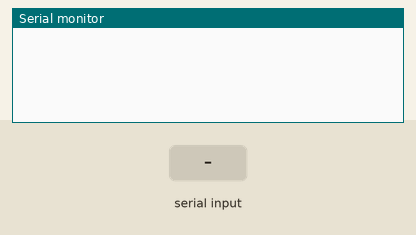
Bench run of a program on a simulated Arduino Uno, built with avr-gcc and run on an emulated ATmega328P. Shown: the last lines printed to the serial monitor. Inputs (shaded band) come from the test bench. No radio packets arrive unless stated.

Above: at 1.2 s.
1.3 s: "t;1\n" received over Serial
At 2.6 s:
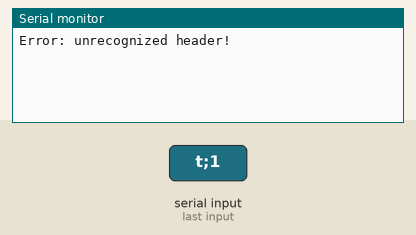
3.8 s: "S90\n" received over Serial
At 6.0 s:
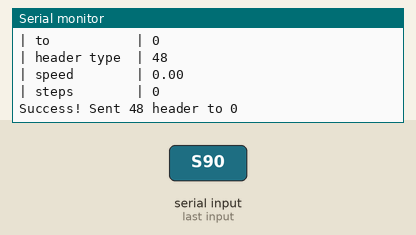
6.3 s: "M90\n" received over Serial
At 8.1 s:
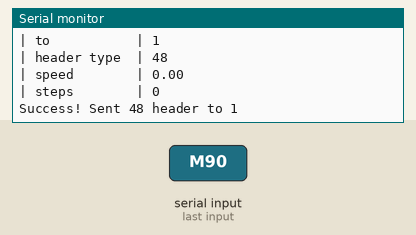

Measured:
- after the input at 1.3 s, the serial monitor: prints a new line after 1.0 s (image 1)
- after the input at 3.8 s, the serial monitor: prints a new line after 1.0 s (image 2)
- after the input at 6.3 s, the serial monitor: prints a new line after 1.0 s (image 3)

The program:

main.cpp
```cpp
/* ======= Command format ======== *
 *
 * [MessageType];[PumpCommand];to=[node id];s=[speed];p=[position]
 *                            ^-------command parameters---------^
 *
 *  param       range               notes
 *  -----       -----               -----
 *  MessageType described below
 *  PumpCommand described below
 *  to          1-15                see config.h
 *  s           0.0 - 4000.0
 *  p           -1E6 - 1E6          limit switches ensure pump will not exceed max/min position
 *
 * ========= Message Type ======== *
 *  header      action
 *  ------      ------
 *  S           Send command to single pump
 *  M           Send command to all pumps in network
 *
 * ==== Pump Command headers ===== *
 *  header      action
 *  ------      ------
 *  Q           Adds command to queue
 *  G           Immediately executes command
 *  F           Finds max position
 *  B           Finds home position
 *  R           Run first command in queue
 *  C           Runs to relative position
 *  G           Runs to absolute position
 *  H           Home
 *  S           Stop
 *  L           Get max length
 *  P           Get position
 *  M           Set max length
 *  N           Set position
 *  Q           Add to Queue
 *  X           Clear Queue
 *
 */

#include <Arduino.h>
#include <RF24Network.h>
#include <RF24.h>
#include <QueueArray.h>
#include <main.h>
#include <config.h>

RF24 radio(cePin, csPin);
RF24Network network(radio);
QueueArray<CommandToSend> networkCommandQueue;
QueueArray<ReceivedData> dataQueue;

unsigned long timeOfLastSerial;

void relayMessageSerial(ReceivedData data);

void sendSerialData();

void setup() {
    Serial.begin(115200);

    // RF24 network setup
    this_node = node_address_set[NODE_ADDRESS];
    radio.begin();
    radio.setPALevel(RF24_PA_LOW);
    radio.setDataRate(RF24_2MBPS);
    network.begin(90, this_node);

}

void loop() {
    network.update();

    // ===============Receiving=============== //

    if (Serial.available()) handleSerial();
    if (network.available()) handleNetwork();

    // ================Sending================ //

    // send the current position over the network if time since last message = NETWORK_THROTTLE and pump is running.

    if (millis() - timeOfLastMessage > NETWORK_THROTTLE) sendNetworkMessage();
    if (millis() - timeOfLastSerial > SERIAL_THROTTLE) sendSerialData();


}


//region Serial Input

void handleSerial() {

    char serialBuffer[50];
    Serial.readBytes(serialBuffer, 50);
    unsigned char header = serialBuffer[0];
    switch (header) {
        case 'S': createCommand(serialBuffer, SINGLE);        break;
        case 'M': createCommand(serialBuffer, MULTI);         break;
        default:  sendSerialError(UNRECOGNIZED_HEADER);       break;
    }
}

//endregion

//region Network input

void handleNetwork() {
    unsigned long timeOfMessage = micros();
    RF24NetworkHeader header;
    long message;
    network.read(header, &message, sizeof(message));
    switch (header.type){
        case 'E': sendSerialError(static_cast<ErrorType>(message)); break;
        default: dataQueue.enqueue({timeOfMessage, header, message}); break;
    }
}

void relayMessageSerial(ReceivedData data) {
    Serial.println(data.toString());
}

//endregion

//region Network output

void sendNetworkMessage() {
    if (!networkCommandQueue.isEmpty()) {
        CommandToSend commandToSend = networkCommandQueue.dequeue();
        bool ok;
        printCommandOverSerial(commandToSend, "Sending command");

        uint16_t to = node_address_set[commandToSend.header.to];
        RF24NetworkHeader header(to, commandToSend.header.type);

        switch (commandToSend.messageType) {
            case SINGLE:
                ok = network.write(header, &commandToSend.command, sizeof(commandToSend.command));
                break;
            case MULTI:
                ok = network.multicast(header, &commandToSend.command, sizeof(commandToSend.command), 1);
                break;
            default:
                break;
        }
        if (ok) {
            Serial.print("Success! Sent ");
            Serial.print(commandToSend.header.type);
            Serial.print(" header to ");
            Serial.println(commandToSend.header.to);
        }
        else    {
            Serial.print("Error sending ");
            Serial.print(commandToSend.header.type);
            Serial.print(" header to ");
            Serial.println(commandToSend.header.to);
        }
    }

    timeOfLastMessage = millis();
}

//endregion

//region Parsers

void createCommand(char *message, MessageType type) {
    if (networkCommandQueue.isFull()) sendSerialError(NETWORK_QUEUE_FULL);
    CommandToSend commandToSend = parseCommand(message);
    if (type == MULTI) commandToSend.header.to = 01;
    commandToSend.messageType = type;
    networkCommandQueue.push(commandToSend);

    // Uncomment below for debugging
    //printCommandOverSerial(commandToSend, "Pushed command");
}

CommandToSend parseCommand(char *buffer) {
    unsigned char type = buffer[2];
    CommandToSend parsedCommand;
    parsedCommand.header.type = type;

    char *s;
    s = strtok(buffer, ";");
    while (s){
        char* equalsSign = strchr(s, '=');
        if (equalsSign) {
            *equalsSign = 0;
            equalsSign ++;
            if (0 == strcmp(s, "t")) {
                parsedCommand.header.to = strtol(equalsSign, &equalsSign, 10);
                Serial.print("t = ");
                Serial.println(parsedCommand.header.to);
            }
            if (0 == strcmp(s, "p")) {
                parsedCommand.command.goTo = strtol(equalsSign, &equalsSign, 10);
                Serial.print("p = ");
                Serial.println(parsedCommand.command.goTo);
            }
            if (0 == strcmp(s, "s")) {
                parsedCommand.command.speed = strtod(equalsSign, &equalsSign);
                Serial.print("s = ");
                Serial.println(parsedCommand.command.speed);
            }
        }
        s = strtok(nullptr, ";");
    }
    //printCommandOverSerial(parsedCommand, "Parsed command");
    return parsedCommand;
}

//endregion

//region Serial output

void sendSerialData() {
    if (!dataQueue.isEmpty()) {
        ReceivedData data = dataQueue.dequeue();
        relayMessageSerial(data);
    }
}

void sendSerialError(ErrorType type) {
    switch (type) {
        case PUMP_QUEUE_FULL: Serial.println("Error: pump queue is full!"); break;
        case NETWORK_QUEUE_FULL: Serial.println("Error: network queue is full!"); break;
        case UNRECOGNIZED_HEADER: Serial.println("Error: unrecognized header!"); break;
    }
}

void printCommandOverSerial(CommandToSend commandToSend, const char* messageHeading) {
    Serial.print("---------------");
    Serial.print(messageHeading);
    Serial.println("---------------");
    Serial.print(commandToSend.toString());
}

//endregion
ReceivedData::ReceivedData(unsigned long timeReceived, RF24NetworkHeader header, long message) {
    this->time = timeReceived;
    this->type = header.type;
    this->from = header.from_node;
    this->message = message;
}
```

main.h
```cpp
//
// Created by Jonathan Taylor on 10/7/20.
//

#ifndef BASEMODULE_MAIN_H
#define BASEMODULE_MAIN_H


enum MessageType{SINGLE, MULTI};

enum ErrorType{NETWORK_QUEUE_FULL, PUMP_QUEUE_FULL, UNRECOGNIZED_HEADER};

struct Command{
    double          speed{};
    long            goTo{};
};
struct Header{
    uint16_t        to{};
    unsigned char   type{};
};
struct ReceivedData{
    ReceivedData(unsigned long timeReceived, RF24NetworkHeader header, long message);

    unsigned long time{};
    long message{};
    uint16_t from{};
    unsigned char type{};

    String toString() const {
        return (String)this->from + "\t" + (String)this->time + "\t" +
               (String)this->type + "\t" + (String) this->message;
    }
};

struct CommandToSend{
    Command         command{};
    Header          header{};
    MessageType     messageType{};

    String toString() const {
        String messageToSend = "";
        messageToSend += "| single/multi | ";
        switch (this->messageType) {
            case SINGLE: messageToSend += "single\n"; break;
            case MULTI:  messageToSend += "multi\n";  break;
        }
        messageToSend += "| to           | ";
        messageToSend += (String)this->header.to + "\n";
        messageToSend += "| header type  | ";
        messageToSend += (String)this->header.type + "\n";
        messageToSend += "| speed        | ";
        messageToSend += (String)this->command.speed + "\n";
        messageToSend += "| steps        | ";
        messageToSend += (String)this->command.goTo + "\n";

        return messageToSend;
    }
};

void handleSerial();

CommandToSend parseCommand(char *buffer);

void createCommand(char *message, MessageType type);

void sendNetworkMessage();

void handleNetwork();

void sendSerialError(ErrorType type);

void printCommandOverSerial(CommandToSend commandToSend, const char *messageHeading);

unsigned long timeOfLastMessage = 0;

#endif //BASEMODULE_MAIN_H
```

config.h
```cpp
//
// Created by Jonathan Taylor on 10/6/20.
//

#ifndef PUMPMODULE_CONFIG_H
#define PUMPMODULE_CONFIG_H

// Pin setup

#define cePin 10
#define csPin 9

// TODO: tweak network throttle

#define NETWORK_THROTTLE 1000
#define SERIAL_THROTTLE 50

static uint16_t node_address_set[16] = {00,
                                        01, 02, 03, 04, 05,
                                        011, 012, 013, 014, 015,
                                        021, 022, 023, 024, 025};

#define NODE_ADDRESS 0

/*  0       (00)                        = Master
 *  1-5     (01, 02, 03, 04, 05)        = Children of Master (00)
 *  6-10    (011, 012, 013, 014, 015)   = Children of One (01)
 *  11-15   (021, 022, 023, 024, 025)   = Children of Two (02)
 *
 */

uint16_t this_node = 0;

#endif //PUMPMODULE_CONFIG_H
```
